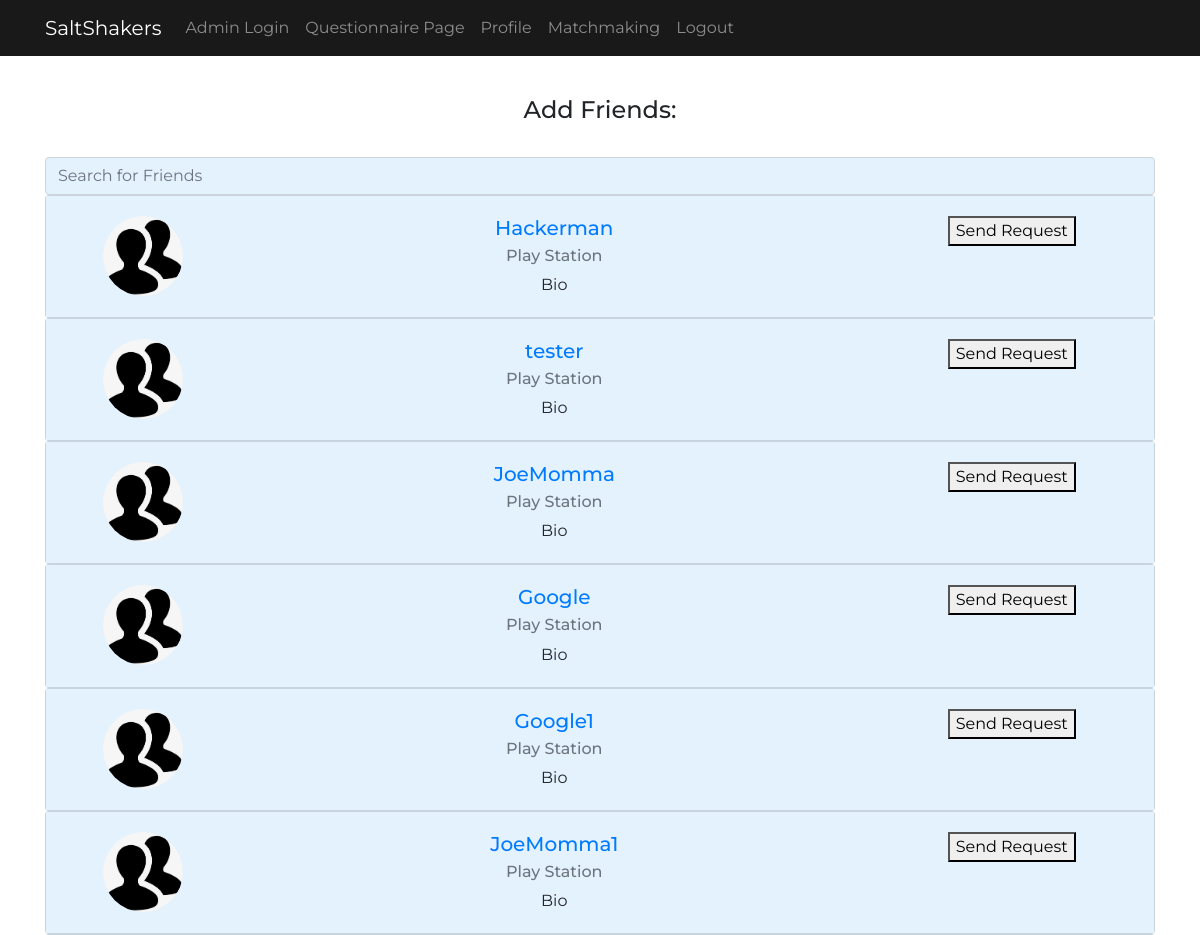
Before: /AddFriends/ (signed in, upper part) with the older database file.
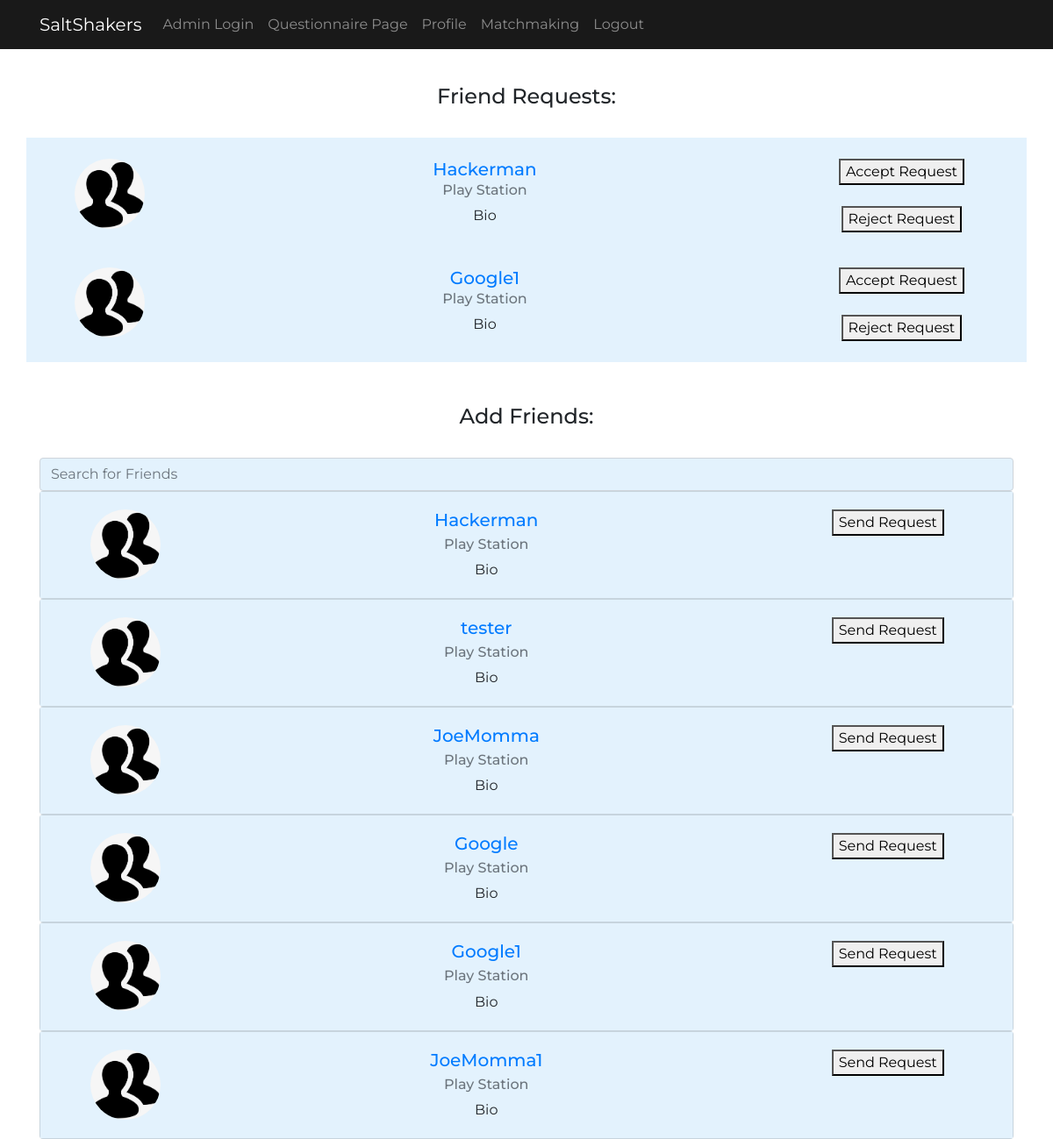
After: the same page with the newer database file.
### connect/models.py (models this page shows, shortened)
@python_2_unicode_compatible
class FriendshipRequest(models.Model):
    from_user = models.ForeignKey(AUTH_USER_MODEL, on_delete=models.CASCADE, related_name='friendship_requests_sent')
    to_user = models.ForeignKey(AUTH_USER_MODEL, on_delete=models.CASCADE, related_name='friendship_requests_received')
    message = models.TextField(_('Message'), blank=True)
    created = models.DateTimeField(default=timezone.now)
    rejected = models.DateTimeField(blank=True, null=True)
    viewed = models.DateTimeField(blank=True, null=True)
    class Meta:
        verbose_name = _('Friendship Request')
        verbose_name_plural = _('Friendship Requests')
        unique_together = ('from_user', 'to_user')

### connect/views.py (the view)
# urls.py: path('', views.home_view, name='AddFriends'),
def home_view(request, *args, **kwargs):
	if request.method == "POST":
		if 'sendRequest' in request.POST:
			sendRequest= request.POST.get("sendRequest")
			other_user = User.objects.get(pk=sendRequest)
			Friend.objects.add_friend(
    			request.user,                               # The sender
    			other_user)
		elif 'acceptRequest' in request.POST:
			accept= request.POST.get("acceptRequest")
			friend_request = FriendshipRequest.objects.get(from_user=accept)
			friend_request.accept()
		elif 'rejectRequest' in request.POST:
			reject= request.POST.get("rejectRequest")
			friend_request = FriendshipRequest.objects.get(from_user=reject)
			friend_request.reject()
		return HttpResponseRedirect("/AddFriends")
	else:
		my_request = FriendshipRequest.objects.filter(to_user=request.user)
		myuser = User.objects.all()
		my_friends = Friend.objects.friends(request.user)
		old_requests = FriendshipRequest.objects.filter(from_user=request.user).values_list('to_user', flat=True).order_by('id')
		my_context = {
			"my_request": my_request,
			"myuser": myuser,
			"my_friends" : my_friends,
			"old_requests" : old_requests
		}
		return render(request, "connect/connect.html", my_context)

### connect/models.py (called while the page is built)
def cache_key(type, user_pk):
    return CACHE_TYPES[type] % user_pk

    def friends(self, user):
        key = cache_key('friends', user.pk)
        friends = cache.get(key)
        if friends is None:
            qs = Friend.objects.select_related('from_user', 'to_user').filter(to_user=user).all()
            friends = [u.from_user for u in qs]
            cache.set(key, friends)
        return friends

### templates/connect/connect.html (shortened to what this page needs)
{% extends 'layout.html' %}
{% block content %}
{% if not user.is_authenticated %}
	<div class="container">
	<header class="my_container">
		<center>You must be logged in to add friends!</center>
	</header>
	</div>
{% else %}
<br><br><br><br>
{% if my_request %}
<h4 ALIGN=CENTER>Friend Requests:</h5><br>
<div ALIGN=CENTER class="container" style="background: #e3f2fd;"><br>
  <form method = "post">{% for my_sub_request in my_request %}
 <div class="row">
    <div class="col">
          <div class="row">
            <div class="col-md-2 col-sm-2">
              <img src="/static/images/man.png" alt="user" class="profile-photo-lg">
            </div><br><br>
            <div class="col-md-7 col-sm-7">
              <h5 class="card-title1"><a href="/profile/{{my_sub_request.from_user.id}}" class="profile-link">{% csrf_token %}{{my_sub_request.from_user.username}}</a></h5>
              <h6 class="card-subtitle mb-2 text-muted">Play Station</h6>
              <p class="card-text">Bio</p>
            </div>
            <div class="col-md-3 col-sm-3">
              <button action = "submit" name="acceptRequest" value="{{my_sub_request.from_user.id}}">Accept Request</button><br><br>
              <button action = "submit" name="rejectRequest" value="{{my_sub_request.from_user.id}}">Reject Request</button></form>
              </div>
          </div><br>
      </div>
    </div>{% endfor %}
</div><br><br>
{%endif%}
<h4 ALIGN=CENTER>Add Friends:</h5><br>
<div ALIGN=CENTER class="container" >
  <div class="row">
    <div class="col">
      <input type="text" id="myFilter" class="form-control" onkeyup="myFunction() " placeholder="Search for Friends" style="background: #e3f2fd;">
    </div>
  </div>
  <form method = "post">{% for my_sub_user in myuser %}
    {% if user != my_sub_user and my_sub_user not in my_friends and my_sub_user.id not in old_requests and my_sub_user.id not in my_request %}
  <div class="row" id="myItems">
    <div class="col">
      <div class="card" style="background: #e3f2fd;">
        <div class="card-body" style="background: #e3f2fd;">
          <div class="row" style="background: #e3f2fd;">
            <div class="col-md-2 col-sm-2" style="background: #e3f2fd;" >
              <img src="/static/images/man.png" alt="user" class="profile-photo-lg">
            </div>
            <div class="col-md-7 col-sm-7" style="background: #e3f2fd;">
              <h5 class="card-title"><a href="/profile/{{my_sub_user.id}}">{% csrf_token %}{{my_sub_user}}</a></h5>
              <h6 class="card-subtitle mb-2 text-muted">Play Station</h6>
              <p class="card-text">Bio</p>
            </div>
            <div class="col-md-3 col-sm-3" style="background: #e3f2fd;">
              <button action = "submit" name="sendRequest" value ="{{my_sub_user.id}}">Send Request</button></form>
            </div>
          </div>
          </div>
        </div> {% endif %} {% endfor %}
      </div>
    </div>
  </div>
</div>
{% endif %}
{% endblock %}

### templates/layout.html (shortened to what this page needs)
<!DOCTYPE html>
<html lang="en">
<head>
	<link rel="stylesheet" href="https://maxcdn.bootstrapcdn.com/bootstrap/4.3.1/css/bootstrap.min.css">
	<link rel="stylesheet" type="text/css" href="/static/styles/mainStyle.css">
</head>
<body>
	<div id="reuseNavbar"><nav class="navbar navbar-expand-lg blackBackgroundColor navbar-dark fixed-top">
  <div class="container">
    <a class="navbar-brand" href="/">SaltShakers</a>
    <div class="collapse navbar-collapse" id="collapsibleNavbar">
      <ul class="navbar-nav">
        <li class="nav-item">
          <a class="nav-link" href="/admin">Admin Login</a>
        </li>
        {% if user.is_authenticated %}
		<li class="nav-item">
          <a class="nav-link" href="/questionnaire">Questionnaire Page</a>
            </li>
		<li class="nav-item">
          <a class="nav-link" href="{% url 'profile' user_pk=user.pk %}"> Profile</a>
        </li>
		<li class="nav-item">
          <a class="nav-link" href="/matchmaking">Matchmaking</a>
        </li>
		<li class="nav-item">
          <a class="nav-link" href="{% url 'logout' %}">Logout</a>
        </li>
		{% endif %}
      </ul>
    </div>
  </div>
</nav></div>
	{% block content %}
	{% endblock %}
</body>
</html>

### static/styles/mainStyle.css (style rules this page uses)
body { font-family: 'Patrick Hand', cursive; font-family: 'Montserrat', sans-serif; }
.blackBackgroundColor { background-color: #191919; }

### templates/connect/connect.html (style rules this page uses)
img.profile-photo-lg { height: 80px; width: 80px; border-radius: 50%; }

Changed rows visible on the page:
added FriendshipRequest: from_user.username "Hackerman"
added FriendshipRequest: from_user.username "Google1"
Other visible differences:
text now shown: "Friend Requests:"
